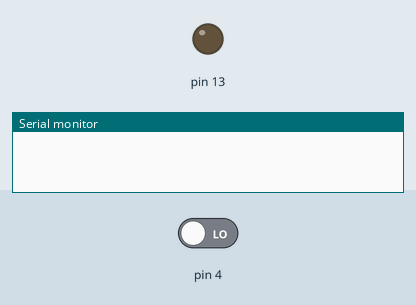
A sketch run on a simulated Arduino Uno, built with avr-gcc and run on an emulated ATmega328P. On the bench: output pins drawn as LEDs (lit = HIGH), the last lines printed to the serial monitor. The inputs (shaded band) are chosen by the test bench; at power-on: pin 4 LOW.

Above: at 1.2 s.
1.3 s: pin 4 driven HIGH
At 2.1 s:
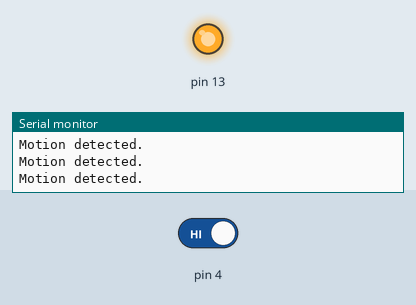
2.8 s: pin 4 driven LOW
At 3.3 s:
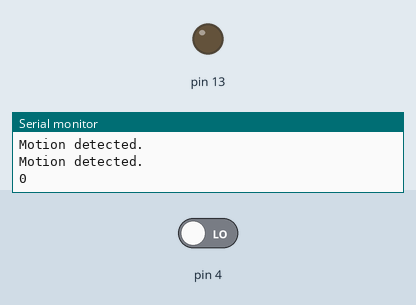
Timing chart, 0 to 5.8 s (numbered marks = the images above; inputs shaded):
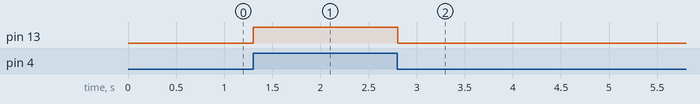

The sketch:

source.ino
```cpp
void setup()
{
  // Output LED
  pinMode(13, OUTPUT);
  // Input from PIR sensor
  pinMode(4, INPUT);

  // Initialise serial monitor
  Serial.begin(9600);
}

// Initialise motion variable
int motion = 0;
int read;

void loop()
{
  // Read motion sensor state
  read = digitalRead(4);

  // Detect motion change to only print state when motion changes
  if (motion != read) {
    motion = read;
    Serial.println(motion);
  }

  // If motion is detected, set LED to on (HIGH) and print
  if (motion == HIGH) {
    Serial.println("Motion detected.");
    digitalWrite(13, HIGH);
  }
  // Otherwise set LED off (LOW)
  else {
    digitalWrite(13, LOW);
  }

  // Delay
  delay(100);
}
```

Measured:
- after the input at 1.3 s, pin 13: LOW → HIGH at once
- after the input at 2.8 s, pin 13: HIGH → LOW at once
